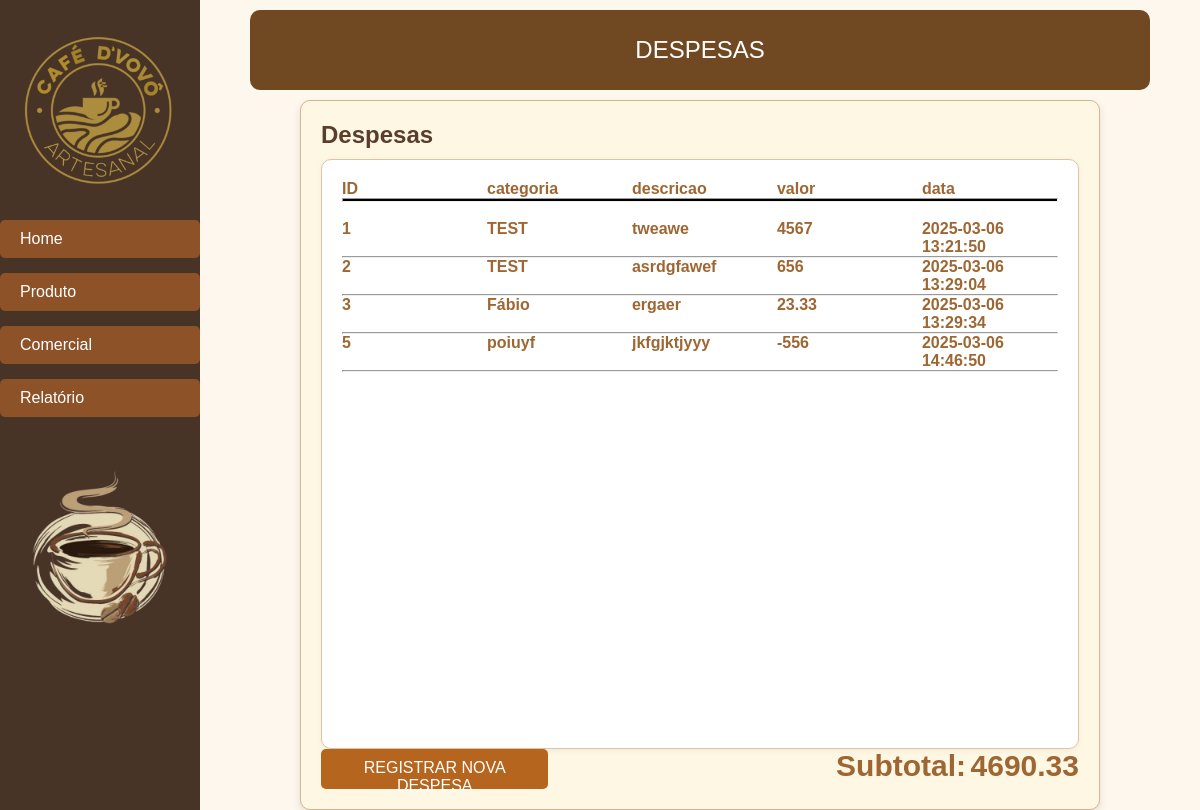
The page /public/comercial/despesas/despesas.php on the database as committed earlier.
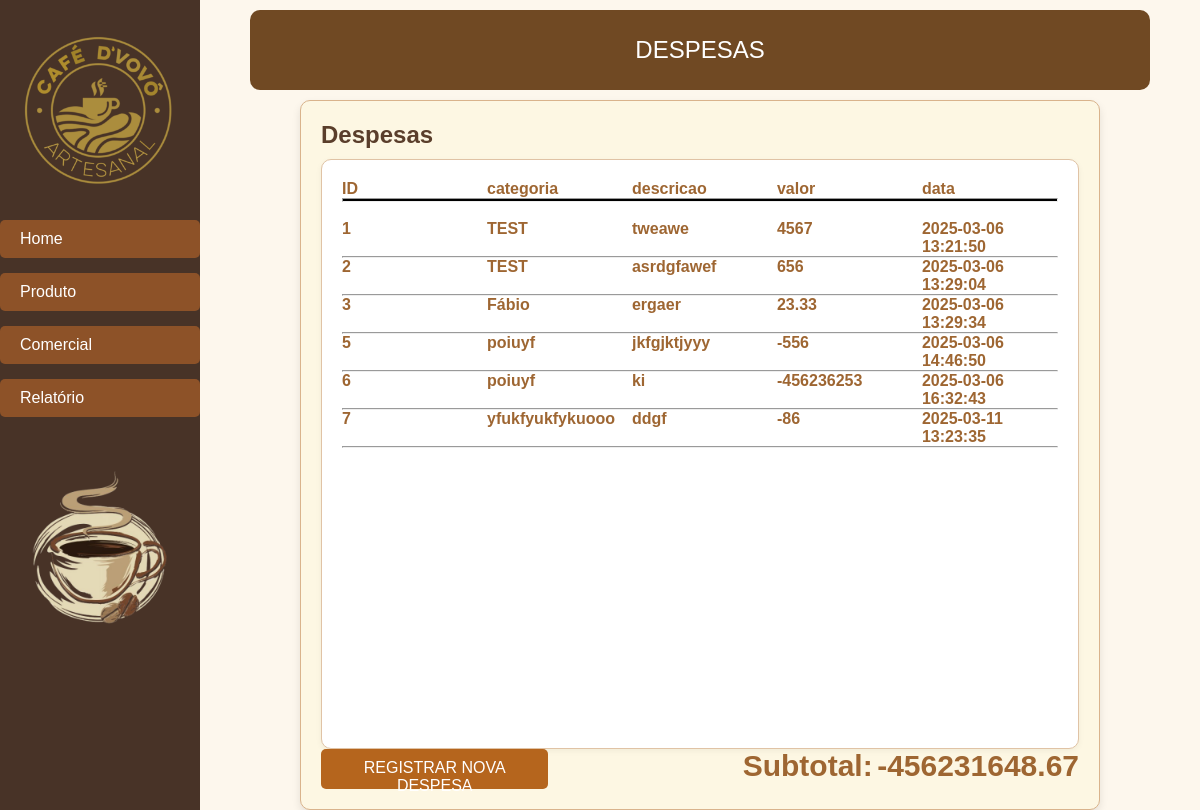
The same page on the database as committed later.
### tables this page shows
CREATE TABLE `despesas` (
  `iddespesa` int(11) NOT NULL,
  `categoria` varchar(50) NOT NULL,
  `descricao` varchar(255) NOT NULL,
  `valor` double NOT NULL,
  `data` datetime DEFAULT current_timestamp()
);

### public/comercial/despesas/despesas.php (the view, shortened to what this page needs)
<!DOCTYPE html>
<html lang="en">
<head>
    <link rel="stylesheet" href="../../../public/assets/css/main.css">
    <link rel="stylesheet" href="../../../public/assets/css/despesas/style.css?v=<?php echo time(); ?>">
    <?php
        include '../../../includes/main-sidebar.php';
        $conn = dbConnection();
        ?>
</head>
<body>
    <header class="topbar">DESPESAS</header>
    <main class="content" style="justify-self: center;width:80%;">
        <div class='table' style="flex-direction:column;">
            <div class="table-header" style="width:100%;display:flex;flex-direction:row;">
                <h2>Despesas</h2>
            </div>
            <div style="display:flex;flex-direction:row;min-height:600px">
                <div class="innertable" style="width:100%">
                <div class="table_header">
                    <a style="width:19%">ID</a>
                    <a style="width:19%">categoria</a>
                    <a style="width:19%">descricao</a>
                    <a style="width:19%">valor</a>
                    <a style="width:19%">data</a>
                </div>
                <hr style='height:4px;background-color:black'><br>
                    <?php
                    $sql= "SELECT * FROM despesas";
                    $stmt= $conn->prepare($sql);
                    $stmt->execute();
                    $result = $stmt->get_result();
                    while($row = $result->fetch_assoc()) {
                        ?>
                        <div class='itens_shown'>
                        <a style="width:19%"><?php
                        echo $row['iddespesa'];?> </a>
                        <a style="width:19%"><?php
                        echo $row['categoria'];?> </a>
                        <a style="width:19%"><?php
                        echo $row['descricao'];?> </a>
                        <a style="width:19%"><?php
                        echo $row['valor'];?> </a>
                        <a style="width:19%"><?php
                        echo $row['data'];
                        ?> </a></div>
                        <hr>
                        <?php
                    }
                    ?>
                </div>
            </div>
            <div class="itens_shown" style="justify-content:space-between">
            <button onclick="location.href='despesas_create.php'" style='background-color:#b5651d;width:30%'>REGISTRAR NOVA DESPESA</button>
            <div class="subtotal">
                <a style="width:40%;font-size:30px">Subtotal:</a>
                <a style="width:40%;font-size:30px"><?php
                    $sql= "SELECT valor FROM despesas";
                    $stmt= $conn->prepare($sql);
                    $stmt->execute();
                    $result = $stmt->get_result();
                    $subtotal = 0;
                    while($row = $result->fetch_assoc()) {
                        $subtotal = $subtotal + $row['valor'];
                    }
                    echo $subtotal;
                    ?></a>
            </div>
            </div>
        </div>
    </main>
</body>
</html>

Rows that differ between the two databases and show on the page:
added despesas: iddespesa "6", categoria "poiuyf", descricao "ki", valor "-456236253", data "2025-03-06 16:32:43"
added despesas: iddespesa "7", categoria "yfukfyukfykuooo", descricao "ddgf", valor "-86", data "2025-03-11 13:23:35"
Other text that changed with them:
$subtotal: "4690.33" → "-456231648.67"
